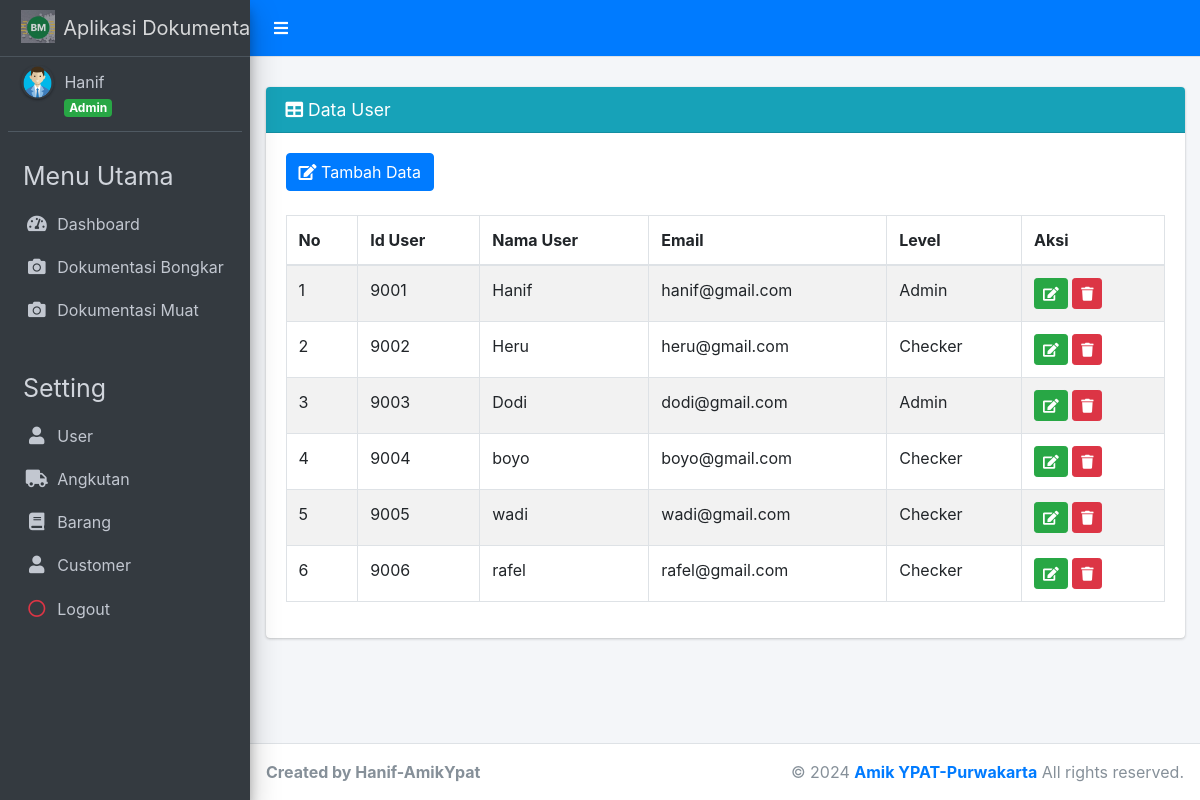
The app's page /index.php?page=user (signed in) with its own data.
### tables this page shows
CREATE TABLE `user` (
  `id_user` int(4) NOT NULL,
  `nama_user` varchar(30) NOT NULL,
  `email` varchar(30) NOT NULL,
  `password` varchar(20) NOT NULL,
  `level` enum('Admin','Checker') NOT NULL
);

### admin/user/user.php (the view, shortened to what this page needs)
<div class="card card-info">
	<div class="card-header">
		<h3 class="card-title">
			<i class="fa fa-table"></i> Data User</h3>
	</div>
	<div class="card-body">
		<div class="table-responsive">
			<div>
				<a href="?page=add-user" class="btn btn-primary">
					<i class="fa fa-edit"></i> Tambah Data</a>
			</div>
			<br>
			<table id="example1" class="table table-bordered table-striped">
				<thead>
					<tr>
						<th>No</th>
						<th>Id User</th>
						<th>Nama User</th>
						<th>Email</th>
						<th>Level</th>
						<th>Aksi</th>
					</tr>
				</thead>
				<tbody>
					<?php
              $no = 1;
              $sql = $koneksi->query("select * from user");
              while ($data= $sql->fetch_assoc()) {
            ?>
					<tr>
						<td>
							<?php echo $no++; ?>
						</td>
						<td>
							<?php echo $data['id_user']; ?>
						</td>
						<td>
							<?php echo $data['nama_user']; ?>
						</td>
						<td>
							<?php echo $data['email']; ?>
						</td>
						<td>
							<?php echo $data['level']; ?>
						</td>
						<td>
							<a href="?page=edit-user&kode=<?php echo $data['id_user']; ?>" title="Ubah"
							 class="btn btn-success btn-sm">
								<i class="fa fa-edit"></i>
							</a>
							<a href="?page=del-user&kode=<?php echo $data['id_user']; ?>" onclick="return confirm('Apakah anda yakin hapus data ini ?')"
							 title="Hapus" class="btn btn-danger btn-sm">
								<i class="fa fa-trash"></i>
						</td>
					</tr>
					<?php
              }
            ?>
				</tbody>
			</table>
		</div>
	</div>

### records on screen
user: id_user "9001", nama_user "Hanif", email "hanif@gmail.com", level "Admin"
user: id_user "9002", nama_user "Heru", email "heru@gmail.com", level "Checker"
user: id_user "9003", nama_user "Dodi", email "dodi@gmail.com", level "Admin"
user: id_user "9004", nama_user "boyo", email "boyo@gmail.com", level "Checker"
user: id_user "9005", nama_user "wadi", email "wadi@gmail.com", level "Checker"
user: id_user "9006", nama_user "rafel", email "rafel@gmail.com", level "Checker"

### other values on screen
$data_nama "Hanif"
$data_level "Admin"
